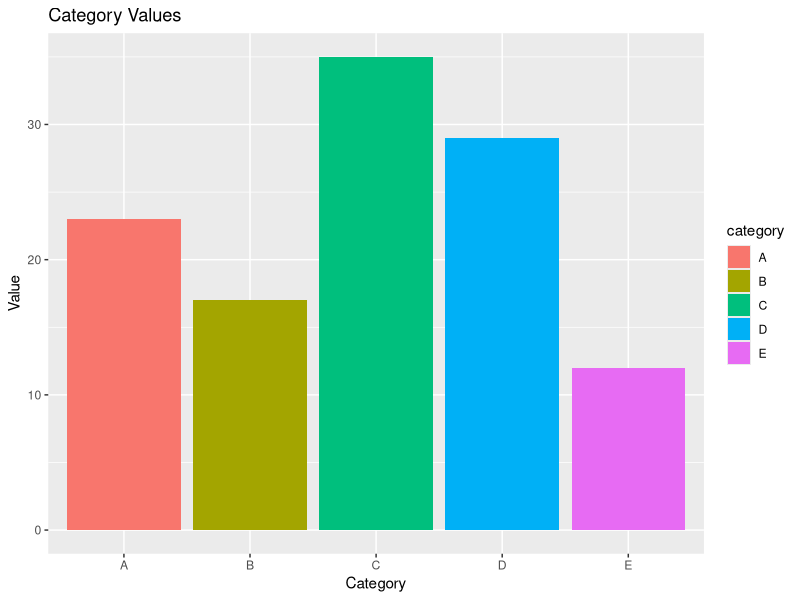

Write R code to recreate this figure.
library(ggplot2)


data <- data.frame(category = c("A", "B", "C", "D", "E"),
                   value = c(23, 17, 35, 29, 12))


ggplot(data, aes(x = category, y = value, fill = category)) +
  geom_bar(stat = "identity")+
  labs(title = "Category Values", x = "Category", y = "Value")

